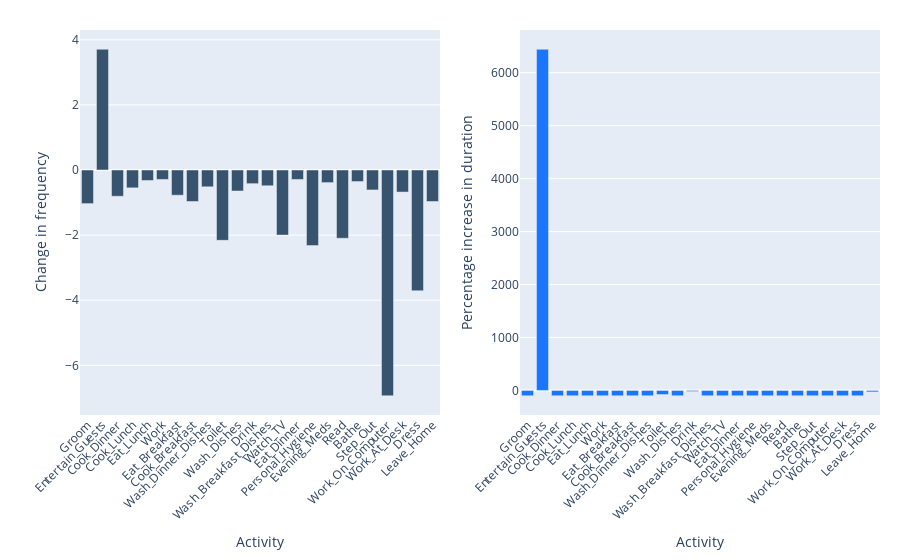
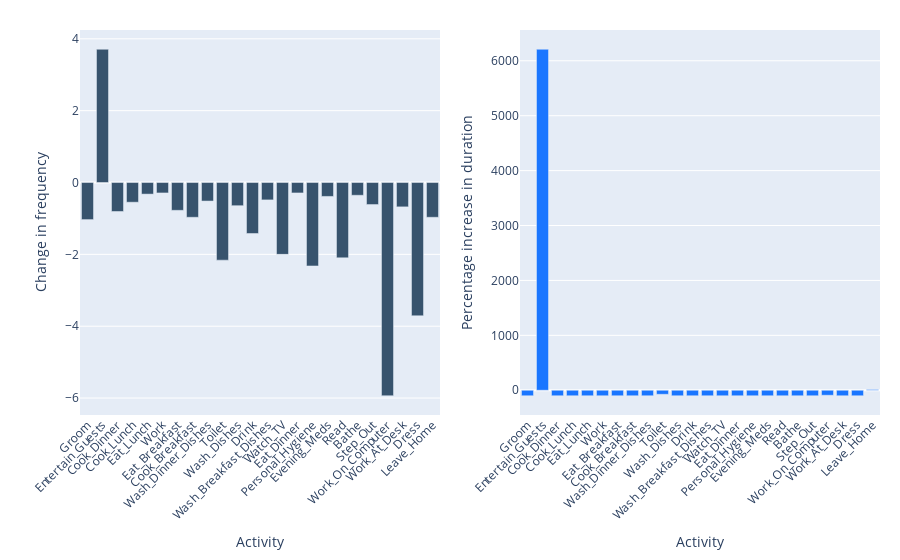
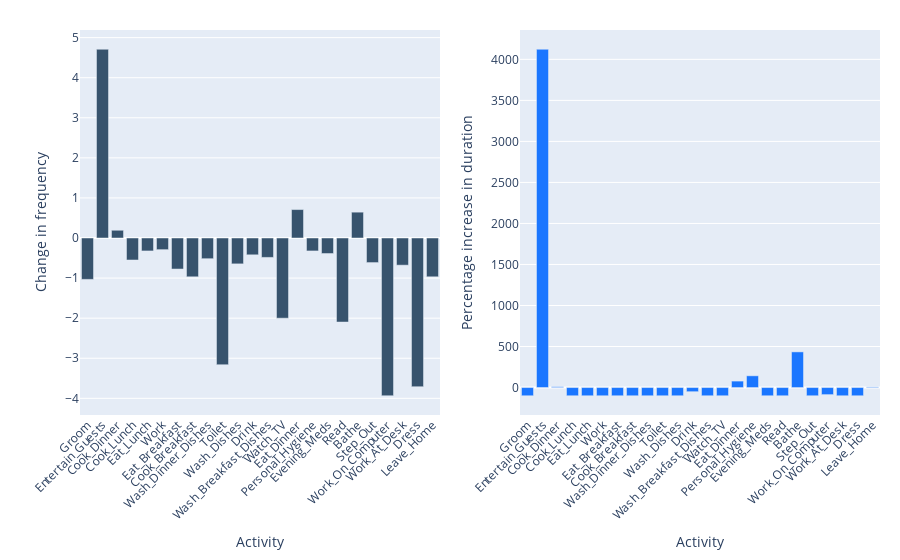
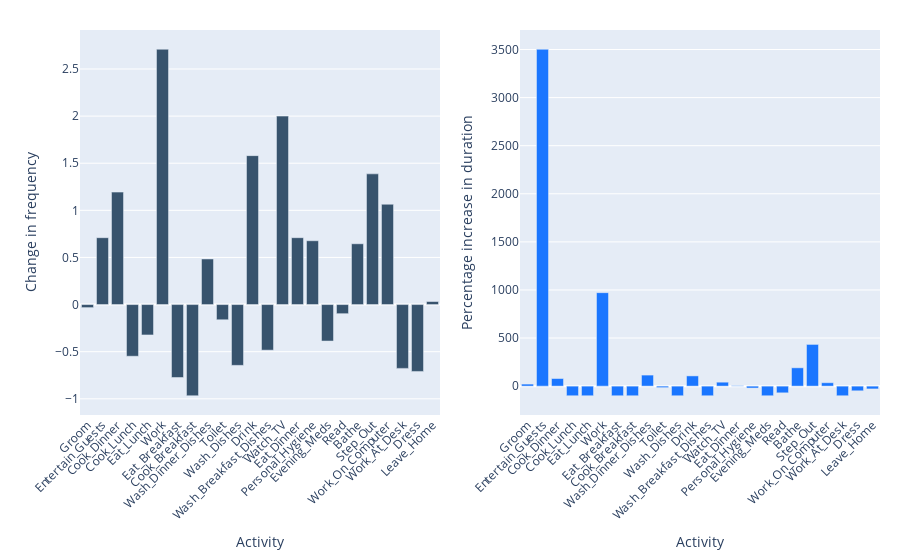

Write notebook code for charts like these, in order.
### Code cell
df_freq = pd.read_csv('Activity_frequency.csv')

abnormal_scores = Model_freq.abnormal_observations['normality_score']
abnormal_scores = abnormal_scores.sort_values(ascending=True)
abnormal_dates = abnormal_scores.index

# Plot all abnormal days
for dates in abnormal_dates:
    # Convert to string, only keep date
    date = str(dates).split(' ')[0]
    df_freq_day = df_freq[df_freq['Date'] == date]

    plot_title = f'Day: {date}, Normality score: {abnormal_scores[dates]}'

    plot_day(df_freq_day, plot_title, date)
